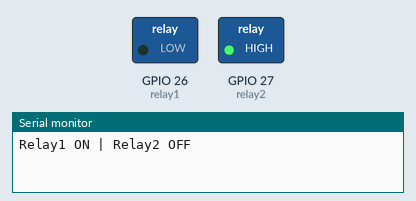
Simulated run of this sketch. Board: ESP32. Shown: switched loads named in the sketch (green lamp = pin HIGH), the last lines printed to the serial monitor.

Above: at 1.0 s.
At 3.0 s:
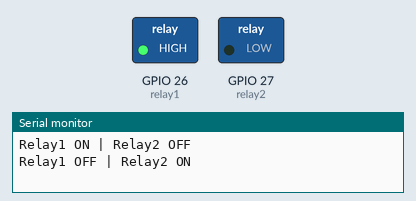
Timing chart, 0 to 5.2 s (numbered marks = the images above):
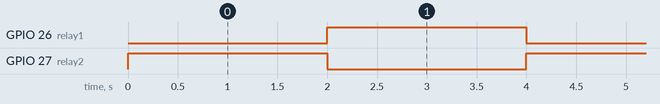

Measured:
- by itself, GPIO 26 (relay1), GPIO 27 (relay2): alternates HIGH for 2.0 s and LOW for 2.0 s

The sketch:

two_relay_module_alternate_on_off.ino
```cpp
int relay1 = 26;
int relay2 = 27;

void setup() {
  pinMode(relay1, OUTPUT);
  pinMode(relay2, OUTPUT);
  Serial.begin(115200);
}

void loop() {

  // Condition 1
  digitalWrite(relay1, LOW);   // ON
  digitalWrite(relay2, HIGH);  // OFF
  Serial.println("Relay1 ON | Relay2 OFF");
  delay(2000);

  // Condition 2
  digitalWrite(relay1, HIGH);  // OFF
  digitalWrite(relay2, LOW);   // ON
  Serial.println("Relay1 OFF | Relay2 ON");
  delay(2000);
}
```
